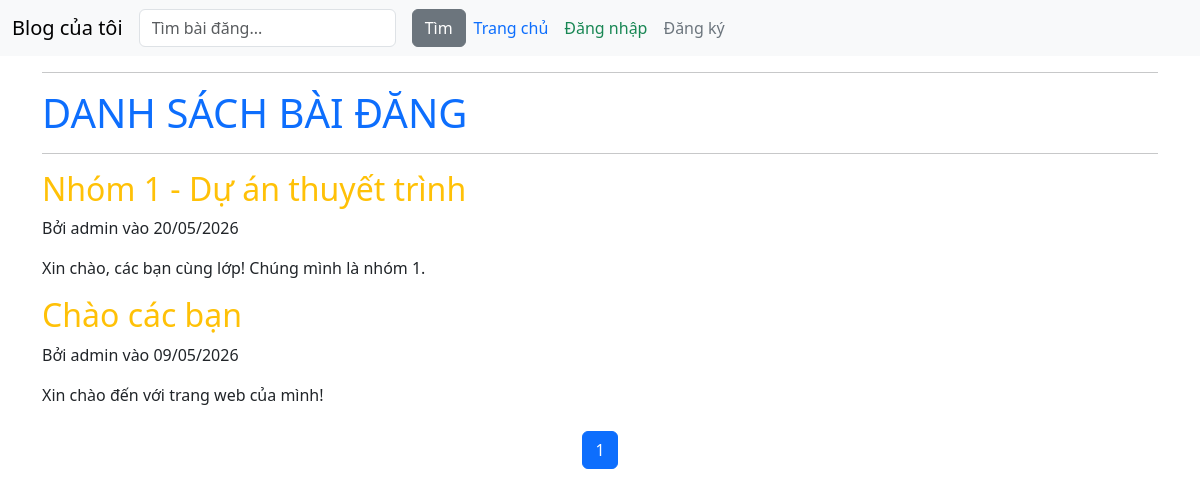
The app's page /, older data.
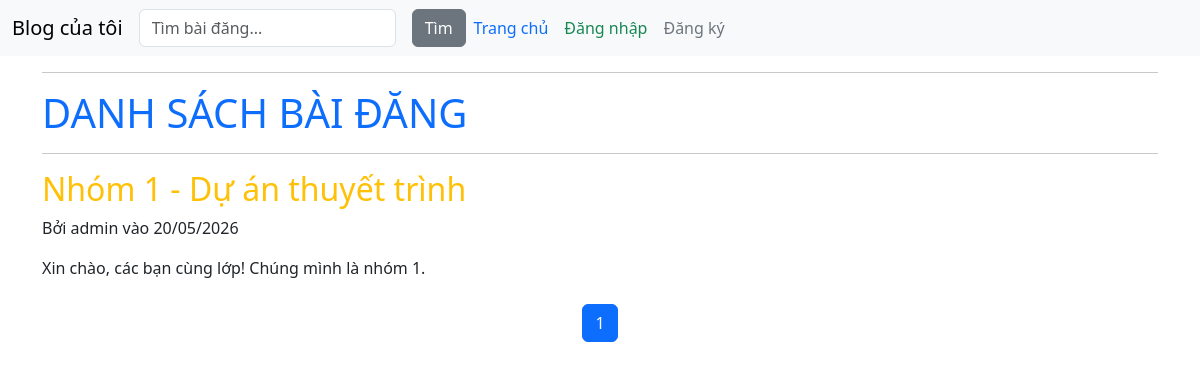
The same page, newer data.
### blog/models.py (models this page shows, shortened)
class Post(models.Model):
    title = models.CharField(max_length=200)
    likes = models.ManyToManyField(User, related_name='blog_posts', blank=True)
    content = models.TextField()
    created_at = models.DateTimeField(auto_now_add=True)
    updated_at = models.DateTimeField(auto_now=True)
    author = models.ForeignKey(User, on_delete=models.CASCADE, default=1)

### blog/views.py (the view)
# urls.py: path("",PostListView.as_view(),name="post_list"),
class PostListView(ListView):
    model = Post
    template_name = "post_list.html"
    context_object_name = "posts"
    ordering = ["-created_at"]
    paginate_by = 3
    def get_queryset(self):
        query = self.request.GET.get('q')
        if query:
            return Post.objects.filter(
                Q(title__icontains=query) | Q(content__icontains=query)
            ).order_by("-created_at")
        return Post.objects.all().order_by("-created_at")

### blog/templates/post_list.html (shortened to what this page needs)
<!DOCTYPE html>
<html lang="en">
<head>
</head>
{% extends "base.html" %}
{% block content %}
    <hr>
    <h1 class="text-uppercase text-primary">Danh sách bài đăng</h1>
    <hr>
    {% for post in posts %}
    <article>
        <h2><a href="{% url 'post-detail' post.pk %}" class="text-warning text-decoration-none">{{ post.title }}</a></h2>
        <p>Bởi {{ post.author.username }} vào {{ post.created_at|date:"d/m/Y" }}</p>
        <p>{{ post.content|truncatewords:30 }}</p>
    </article>
    {% empty %}
        <h3 class="text-danger">Chưa có bài đăng nào.</h3>
        <p class="text-muted">Để thêm bài đăng mới, bấm chuột vào nút "Thêm bài mới".</p>
        <a href="{% url 'post-create' %}" class="btn btn-success">Thêm bài mới</a>
    {% endfor %}
    <nav aria-label="Page navigation" class="mt-4">
        <ul class="pagination justify-content-center">
            {% for num in page_obj.paginator.page_range %}
                {% if page_obj.number == num %}
                    <li class="page-item active"><span class="page-link">{{ num }}</span></li>
                {% elif num > page_obj.number|add:'-3' and num < page_obj.number|add:'3' %}
                    <li class="page-item">
                        <a class="page-link" href="?page={{ num }}{% if request.GET.q %}&q={{ request.GET.q }}{% endif %}">{{ num }}</a>
                    </li>
                {% endif %}
        {% endfor %}
        </ul>
    </nav>
{% endblock %}

### blog/templates/base.html (shortened to what this page needs)
<!DOCTYPE html>
<html lang="en">
<head>
  <link href="https://cdn.jsdelivr.net/npm/bootstrap@5.3.8/dist/css/bootstrap.min.css" rel="stylesheet">
</head>
<body>
  <nav class="navbar navbar-expand-lg bg-body-tertiary">
  <div class="container-fluid">
    <a class="navbar-brand" href="/blog/">Blog của tôi</a>
    <div class="collapse navbar-collapse" id="navbarSupportedContent">
    <form class="d-flex" action="{% url 'post_list' %}" method="GET">
      <input class="form-control me-3" type="search" name="q" placeholder="Tìm bài đăng..." value="{{ request.GET.q }}">
      <button class="btn btn-secondary">Tìm</button>
    </form>
    <ul class="navbar-nav me-auto mb-2 mb-lg-0">
      <li class="nav-item">
        <a class="nav-link text-primary" href="/blog/">Trang chủ</a>
      </li>
      {% if not user.is_authenticated %}
        <li class="nav-item">
          <a class="nav-link text-success" href="{% url 'login' %}">Đăng nhập</a>
        </li>
        <li class="nav-item">
          <a class="nav-link text-secondary" href="/register">Đăng ký</a>
        </li>
      {% endif %}
    </ul>
    </div>
  </div>
  </nav>
  <main class="container">
      {% block content %}{% endblock %}
  </main>
</body>
</html>

Row changes from the older to the newer data that the page shows:
removed Post: title "Chào các bạn", author.username "admin", created_at "09/05/2026", content "Xin chào đến với trang web của mình!"
